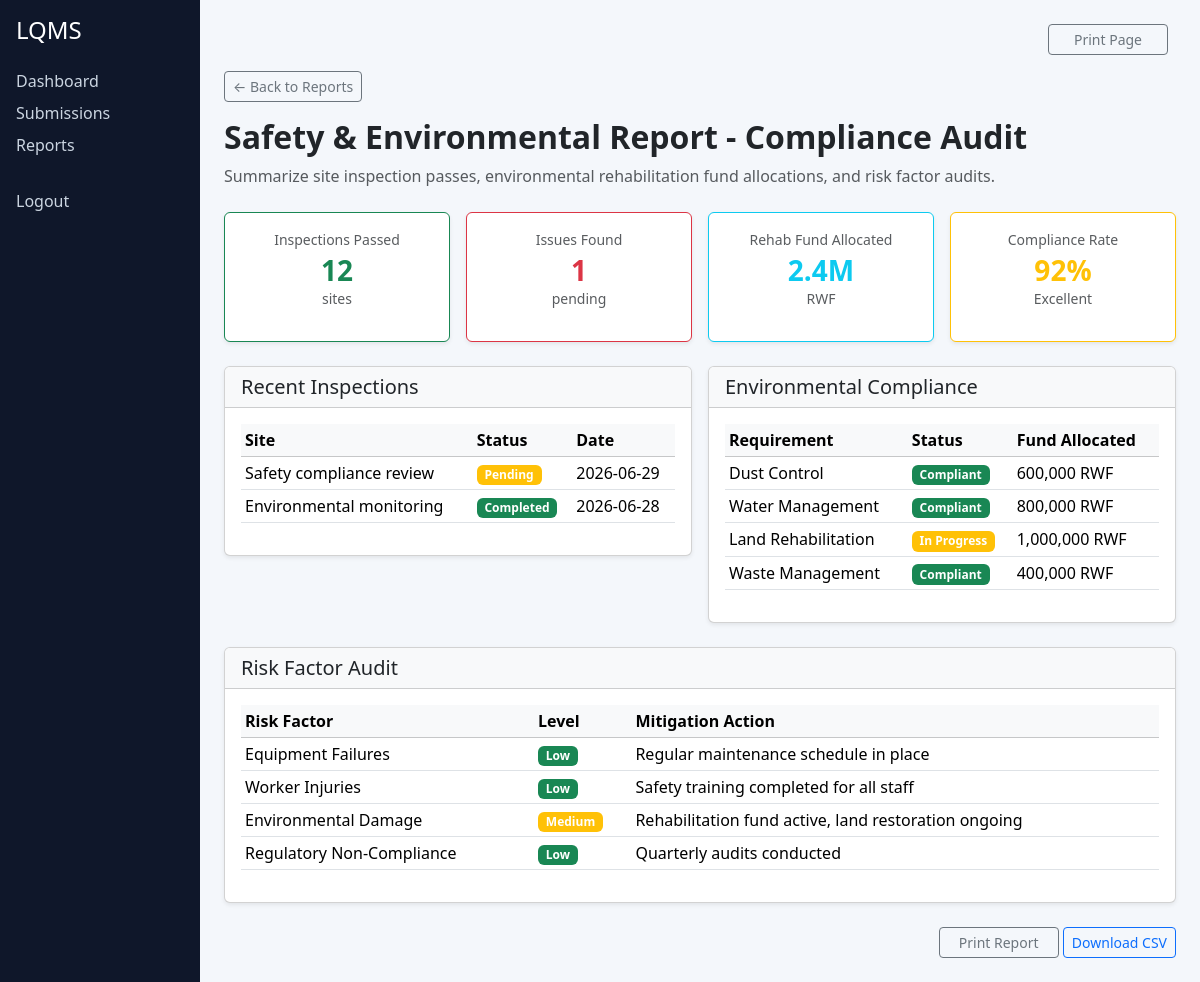
The page /reports/safety (signed in) on the database its author committed.
### tables this page shows
CREATE TABLE IF NOT EXISTS inspections (
  id INT AUTO_INCREMENT PRIMARY KEY,
  quarry_id INT NOT NULL DEFAULT 1,
  title VARCHAR(150) NOT NULL,
  scheduled_date DATE NOT NULL,
  status VARCHAR(30) NOT NULL DEFAULT 'pending'
);

### app/controllers/ReportController.php (called while the page is built, shortened)
<?php
class ReportController extends Controller {
    public function safety(): void {
        $inspectionModel = new Inspection();
        $data = [
            'inspections' => $inspectionModel->all(),
            'title' => 'Safety & Environmental Report',
        ];
        $this->view('reports/safety_detail', $data);
    }
}

### core/Model.php (called while the page is built, shortened)
<?php
class Model {
    public function __construct() {
        $this->db = getConnection();
    }
}

### config/database.php (called while the page is built)
<?php
function getConnection(): PDO {
    static $pdo = null;
    static $initialized = false;
    if ($pdo === null) {
        $user = getenv('DB_USER') ?: 'root';
        $password = getenv('DB_PASSWORD') ?: '';
        $host = getenv('DB_HOST') ?: '127.0.0.1';
        $port = getenv('DB_PORT') ?: '3306';
        $dbname = getenv('DB_NAME') ?: 'lqsmis';
        $options = [
            PDO::ATTR_ERRMODE => PDO::ERRMODE_EXCEPTION,
            PDO::ATTR_DEFAULT_FETCH_MODE => PDO::FETCH_ASSOC,
            PDO::ATTR_EMULATE_PREPARES => false,
        ];
        $baseDsn = "mysql:host={$host};port={$port};charset=utf8mb4";
        try {
            $pdo = new PDO($baseDsn, $user, $password, $options);
            try {
                $pdo->exec("CREATE DATABASE IF NOT EXISTS {$dbname} CHARACTER SET utf8mb4 COLLATE utf8mb4_unicode_ci");
            } catch (PDOException $inner) {
            }
            $pdo = new PDO("mysql:host={$host};port={$port};dbname={$dbname};charset=utf8mb4", $user, $password, $options);
        } catch (PDOException $e) {
            $msg = 'Could not connect to MySQL: ' . $e->getMessage() .
                "\nEnsure the database server is running and the environment variables DB_HOST, DB_PORT, DB_USER, DB_PASSWORD are set correctly.";
            throw new PDOException($msg, (int)$e->getCode());
        }
    }
    if (!$initialized) {
        $schema = file_get_contents(__DIR__ . '/../setup.sql');
        if ($schema !== false) {
            $pdo->exec($schema);
        }
        $initialized = true;
    }
    return $pdo;
}

### app/models/Inspection.php (called while the page is built, shortened)
<?php
class Inspection extends Model {
    public function all(): array {
        $stmt = $this->db->query('SELECT i.*, q.name as quarry_name FROM inspections i JOIN quarries q ON i.quarry_id = q.id ORDER BY i.scheduled_date DESC');
        return $stmt->fetchAll();
    }
}

### app/views/reports/safety_detail.php (the view)
<div class="mb-4">
    <a href="<?= APP_URL ?>/reports" class="btn btn-sm btn-outline-secondary">← Back to Reports</a>
    <h2 class="fw-bold mt-3">Safety & Environmental Report - Compliance Audit</h2>
    <p class="text-muted">Summarize site inspection passes, environmental rehabilitation fund allocations, and risk factor audits.</p>
</div>
<div class="row g-3 mb-4">
    <div class="col-md-3">
        <div class="card shadow-sm border-success">
            <div class="card-body text-center">
                <p class="text-muted small mb-1">Inspections Passed</p>
                <h3 class="fw-bold text-success mb-0">12</h3>
                <p class="text-muted small">sites</p>
            </div>
        </div>
    </div>
    <div class="col-md-3">
        <div class="card shadow-sm border-danger">
            <div class="card-body text-center">
                <p class="text-muted small mb-1">Issues Found</p>
                <h3 class="fw-bold text-danger mb-0">1</h3>
                <p class="text-muted small">pending</p>
            </div>
        </div>
    </div>
    <div class="col-md-3">
        <div class="card shadow-sm border-info">
            <div class="card-body text-center">
                <p class="text-muted small mb-1">Rehab Fund Allocated</p>
                <h3 class="fw-bold text-info mb-0">2.4M</h3>
                <p class="text-muted small">RWF</p>
            </div>
        </div>
    </div>
    <div class="col-md-3">
        <div class="card shadow-sm border-warning">
            <div class="card-body text-center">
                <p class="text-muted small mb-1">Compliance Rate</p>
                <h3 class="fw-bold text-warning mb-0">92%</h3>
                <p class="text-muted small">Excellent</p>
            </div>
        </div>
    </div>
</div>
<div class="row g-3 mb-4">
    <div class="col-md-6">
        <div class="card shadow-sm">
            <div class="card-header bg-light">
                <h5 class="mb-0">Recent Inspections</h5>
            </div>
            <div class="card-body">
                <table class="table table-sm table-hover">
                    <thead class="table-light">
                        <tr>
                            <th>Site</th>
                            <th>Status</th>
                            <th>Date</th>
                        </tr>
                    </thead>
                    <tbody>
                        <?php if (!empty($inspections)): ?>
                            <?php foreach (array_slice($inspections, 0, 5) as $inspection): ?>
                                <tr>
                                    <td><?= htmlspecialchars($inspection['title']) ?></td>
                                    <td>
                                        <?php if ($inspection['status'] === 'pending'): ?>
                                            <span class="badge bg-warning">Pending</span>
                                        <?php else: ?>
                                            <span class="badge bg-success">Completed</span>
                                        <?php endif; ?>
                                    </td>
                                    <td><?= htmlspecialchars($inspection['scheduled_date']) ?></td>
                                </tr>
                            <?php endforeach; ?>
                        <?php else: ?>
                            <tr>
                                <td colspan="3" class="text-center text-muted">No inspections found</td>
                            </tr>
                        <?php endif; ?>
                    </tbody>
                </table>
            </div>
        </div>
    </div>
    <div class="col-md-6">
        <div class="card shadow-sm">
            <div class="card-header bg-light">
                <h5 class="mb-0">Environmental Compliance</h5>
            </div>
            <div class="card-body">
                <table class="table table-sm table-hover">
                    <thead class="table-light">
                        <tr>
                            <th>Requirement</th>
                            <th>Status</th>
                            <th>Fund Allocated</th>
                        </tr>
                    </thead>
                    <tbody>
                        <tr>
                            <td>Dust Control</td>
                            <td><span class="badge bg-success">Compliant</span></td>
                            <td>600,000 RWF</td>
                        </tr>
                        <tr>
                            <td>Water Management</td>
                            <td><span class="badge bg-success">Compliant</span></td>
                            <td>800,000 RWF</td>
                        </tr>
                        <tr>
                            <td>Land Rehabilitation</td>
                            <td><span class="badge bg-warning">In Progress</span></td>
                            <td>1,000,000 RWF</td>
                        </tr>
                        <tr>
                            <td>Waste Management</td>
                            <td><span class="badge bg-success">Compliant</span></td>
                            <td>400,000 RWF</td>
                        </tr>
                    </tbody>
                </table>
            </div>
        </div>
    </div>
</div>
<div class="card shadow-sm mb-4">
    <div class="card-header bg-light">
        <h5 class="mb-0">Risk Factor Audit</h5>
    </div>
    <div class="card-body">
        <table class="table table-sm">
            <thead class="table-light">
                <tr>
                    <th>Risk Factor</th>
                    <th>Level</th>
                    <th>Mitigation Action</th>
                </tr>
            </thead>
            <tbody>
                <tr>
                    <td>Equipment Failures</td>
                    <td><span class="badge bg-success">Low</span></td>
                    <td>Regular maintenance schedule in place</td>
                </tr>
                <tr>
                    <td>Worker Injuries</td>
                    <td><span class="badge bg-success">Low</span></td>
                    <td>Safety training completed for all staff</td>
                </tr>
                <tr>
                    <td>Environmental Damage</td>
                    <td><span class="badge bg-warning">Medium</span></td>
                    <td>Rehabilitation fund active, land restoration ongoing</td>
                </tr>
                <tr>
                    <td>Regulatory Non-Compliance</td>
                    <td><span class="badge bg-success">Low</span></td>
                    <td>Quarterly audits conducted</td>
                </tr>
            </tbody>
        </table>
    </div>
</div>
<div class="mt-4 text-end">
    <button class="btn btn-sm btn-outline-secondary print-page">Print Report</button>
    <button class="btn btn-sm btn-outline-primary">Download CSV</button>
</div>

### app/views/layout.php (style rules this page uses)
body { background: #f4f7fb; }
.print-page { min-width: 120px; }

### rows shown on the page
inspections: title "Safety compliance review", status "Pending", scheduled_date "2026-06-29"
inspections: title "Environmental monitoring", status "Completed", scheduled_date "2026-06-28"

### other values the page prints
$item['label'] "Dashboard"
$item['label'] "Submissions"
$item['label'] "Reports"
